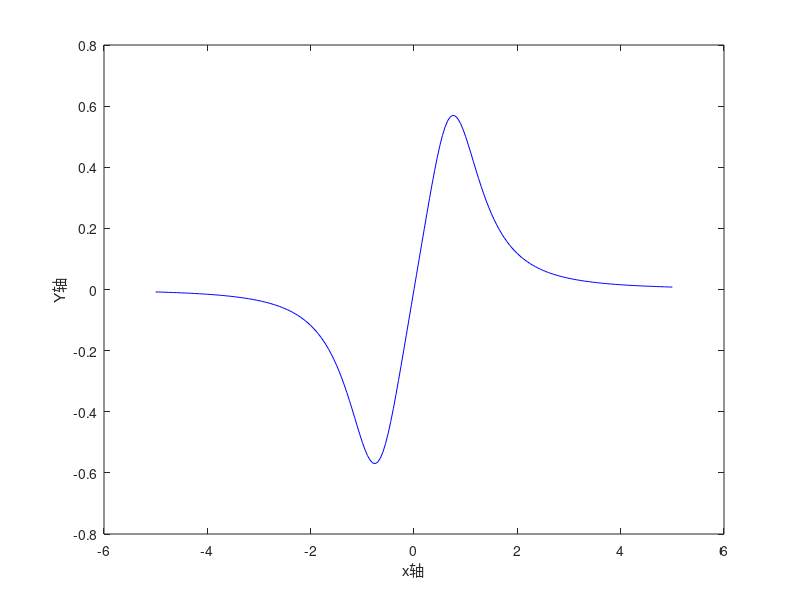

Write MATLAB code to recreate this figure. (Note: this script raises an error after producing the figure.)
format long
F= @(x) x / ( 1 + x^4) ;
n = 10 ;
step = 10 / (n) ;
start  = -5;

x = -5: step : 5 ;
y=(n+1) ;


for i = 1 : 1 : n+1
    y(i)=F(x(i));
end

L = 0;



x0 = -5 : 0.05 : 5;
y0 =(201);
for i = 1 : 1 : 201
    y0(i)=F(x0(i));
end
plot(x0,y0,"b-")
hold on 
xlabel("x轴")
ylabel("Y轴")

xi = -5 : 0.05 : 5;
yi =(201);
for i = 1 : 1 : 201
    yi(i)=one(x,y,n,xi(i));
end
plot(xi,yi,"r-")